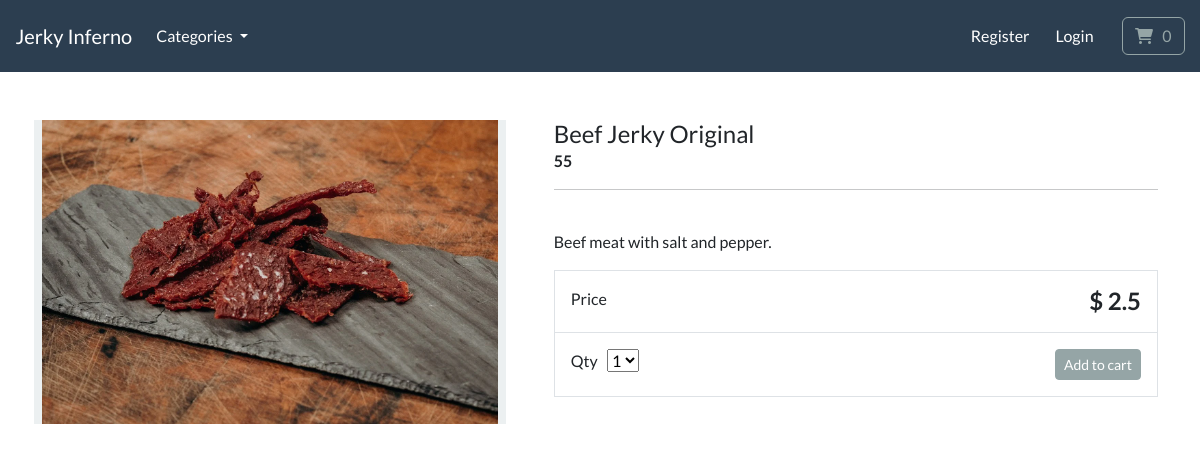
Page /product/beef-jerky-original on the committed database.
### store/models.py (models this page shows, shortened)
class Product(models.Model):
    category = models.ForeignKey(Category, related_name='product', on_delete=models.CASCADE, null=True)
    name = models.CharField(max_length=255)
    description = models.TextField(blank=True) #for optional information
    slug = models.SlugField(max_length=255)
    price = models.FloatField()
    stock = models.IntegerField()
    image = models.ImageField(upload_to="images/", blank=True)
    class Meta:
        verbose_name_plural = "Products"  # defining the plural model name

### store/views.py (the view)
# urls.py: path('product/<slug:product_slug>', views.product_info, name='product-info'),
def product_info(request, product_slug):
    product = get_object_or_404(Product, slug=product_slug)
    context = {'product': product}
    return render(request, 'store/product-info.html', context=context)

### cart/cart.py (called while the page is built)
    def __len__(self):
        return sum(item['qty'] for item in self.cart.values())

### cart/context_processors.py (called while the page is built)
def cart(request):
    return {'cart': Cart(request)}

### store/models.py (called while the page is built)
    def get_absolute_url(self):
        return reverse("list-category", args=[self.slug])

### store/views.py (called while the page is built)
def categories(request):
    all_categories = Category.objects.all()
    return {'all_categories':all_categories}

### store/templates/store/product-info.html (shortened to what this page needs)
{% extends "./base.html" %}
{% load static %}
{% block content %}
<div class="container">
    <main class="pt-5">
        <div class="row g-3">
            <div class="col-md-5 col-lg-5 order-md-first bg-light">
                <img class="img-fluid mx-auto d-block" alt="Responsive image" src="{{ product.image.url }}">
            </div>
            <div class="col-md-7 col-lg-7 ps-md-3 ps-lg-5">
                <h1 class="mb-0 h4"> {{ product.name}} </h1>
                <strong> {{ product.stock }} </strong>
                <hr>
                <br>
                <p> {{ product.description }} </p>
                <div class="border">
                    <div class="col border-bottom">
                        <div class="row p-3">
                            <div class="col-6"> Price </div>
                            <div class="col-6 text-end"><span class="h4 fw-bold">$ {{ product.price }} </span></div>
                        </div>
                    </div>
                    <div class="col">
                        <div class="row p-3">
                            <div class="col-6">
                                <label for="select">Qty</label>
                                <select id="select">
                                    <option value="1">1</option>
                                </select>
                            </div>
                            <div class="col-6 text-end">
                                <button type="button" id="add-button" value="{{ product.id }}" class="btn btn-secondary btn-sm">
                                Add to cart
                                </button>
                            </div>
                        </div>
                    </div>
                </div>
            </div>
        </div>
    </main>
    <br>
</div>
{% endblock %}

### rows in the picture
Product: image (picture), name "Beef Jerky Original", stock "55", description "Beef meat with salt and pepper.", price "2.5"
